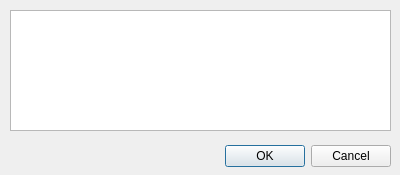
<?xml version="1.0" encoding="UTF-8"?>
<ui version="4.0">
 <class>textewindow</class>
 <widget class="QDialog" name="textewindow">
  <property name="geometry">
   <rect>
    <x>0</x>
    <y>0</y>
    <width>400</width>
    <height>175</height>
   </rect>
  </property>
  <property name="windowTitle">
   <string>Gestion d'un commentaire</string>
  </property>
  <widget class="QDialogButtonBox" name="buttonBox">
   <property name="geometry">
    <rect>
     <x>50</x>
     <y>140</y>
     <width>341</width>
     <height>32</height>
    </rect>
   </property>
   <property name="orientation">
    <enum>Qt::Horizontal</enum>
   </property>
   <property name="standardButtons">
    <set>QDialogButtonBox::Cancel|QDialogButtonBox::Ok</set>
   </property>
  </widget>
  <widget class="QTextEdit" name="textEdit">
   <property name="geometry">
    <rect>
     <x>10</x>
     <y>10</y>
     <width>381</width>
     <height>121</height>
    </rect>
   </property>
  </widget>
 </widget>
 <resources/>
 <connections/>
</ui>
